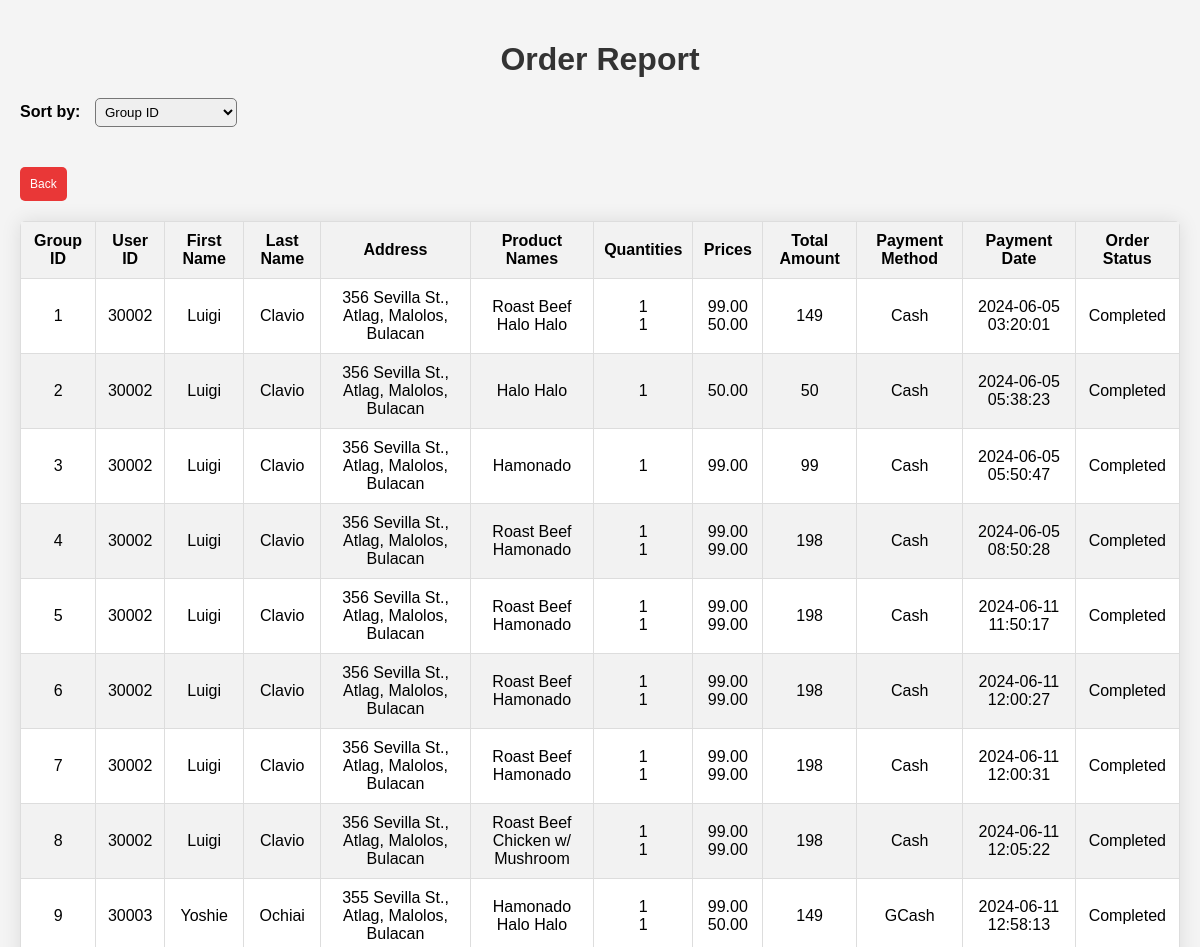
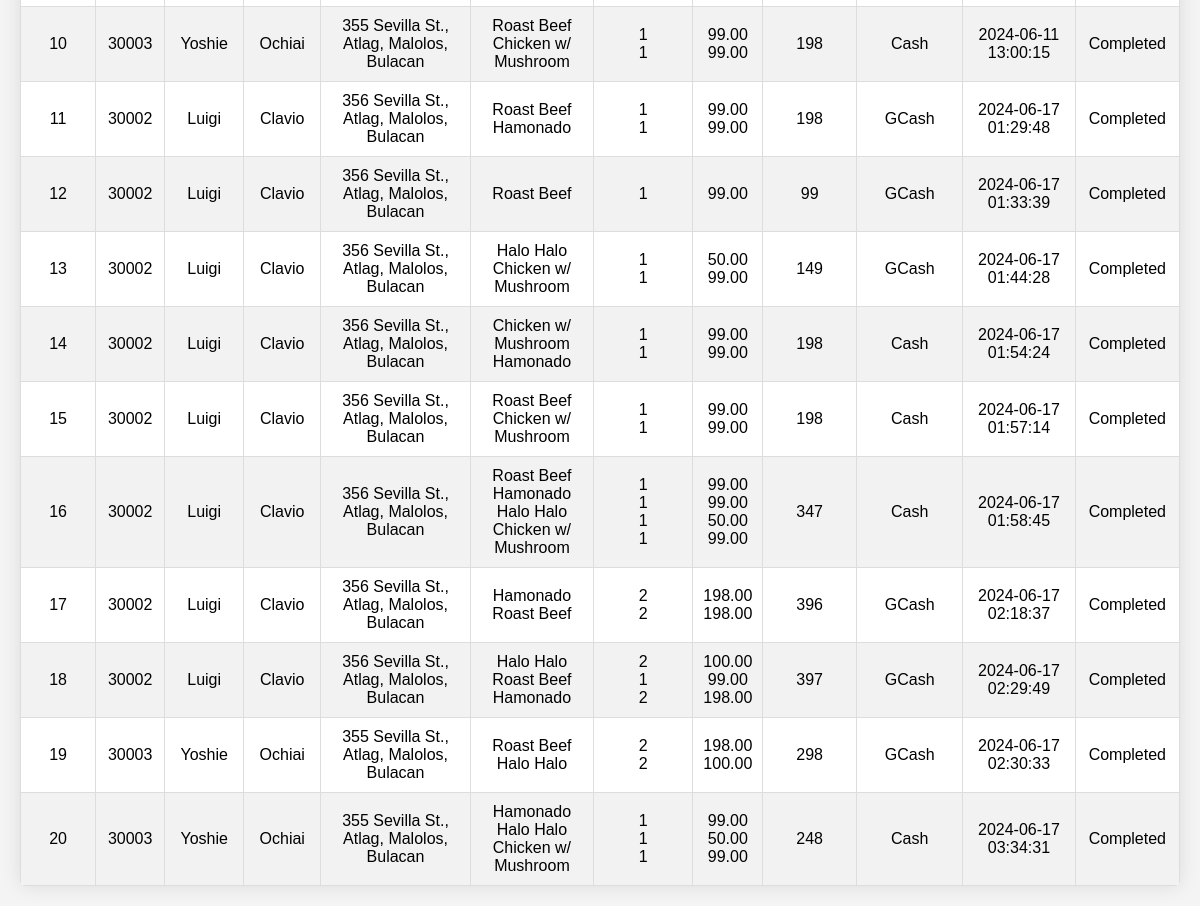
The app's page /adminOrderReport.php (signed in) with its own data (2 pictures, top to bottom).
### tables this page shows
CREATE TABLE `user` (
  `USER_ID` int(9) NOT NULL,
  `USER_FNAME` varchar(30) NOT NULL,
  `USER_LNAME` varchar(30) NOT NULL,
  `USER_EMAIL` varchar(30) NOT NULL,
  `USER_PASS` varchar(256) NOT NULL,
  `USER_ADDRESS` varchar(255) NOT NULL,
  `USER_PHONE` varchar(11) DEFAULT NULL,
  `USER_LEVEL` int(2) NOT NULL,
  `USER_DATETIME` timestamp NOT NULL DEFAULT current_timestamp() ON UPDATE current_timestamp()
);

### adminOrderReport.php (the view, shortened to what this page needs)
<?php
    require "amfcConx.php";
    $sort_option = isset($_GET['sort']) ? $_GET['sort'] : 'group_id';
    switch ($sort_option) {
        case 'group_id':
        default:
            $orderBy = "o.GROUP_ID";
            break;
    }
    $sql = "SELECT
                o.GROUP_ID,
                GROUP_CONCAT(o.ORDER_ID ORDER BY o.ORDER_ID SEPARATOR '<br>') AS ORDER_IDS,
                u.USER_ID,
                u.USER_FNAME,
                u.USER_LNAME,
                u.USER_ADDRESS,
                GROUP_CONCAT(p.PROD_NAME ORDER BY o.ORDER_ID SEPARATOR '<br>') AS PRODUCT_NAMES,
                GROUP_CONCAT(o.ORDER_QUANTITY ORDER BY o.ORDER_ID SEPARATOR '<br>') AS QUANTITIES,
                GROUP_CONCAT(o.ORDER_TOTALAMOUNT ORDER BY o.ORDER_ID SEPARATOR '<br>') AS PRICES,
                SUM(o.ORDER_TOTALAMOUNT) AS TOTAL_AMOUNT,
                o.ORDER_STATUS,
                pm.PAY_METHOD,
                pm.PAY_DATETIME
            FROM
                ORDERPROD o
            INNER JOIN
                USER u ON o.USER_ID = u.USER_ID
            INNER JOIN
                PRODUCT p ON o.PROD_ID = p.PROD_ID
            LEFT JOIN
                PAYMENT pm ON o.ORDER_ID = pm.ORDER_ID
            WHERE
                o.ORDER_STATUS = 1";
    $sql .= " GROUP BY
                o.GROUP_ID
            ORDER BY
                $orderBy";
    $stmt = $pdo->prepare($sql);
    $stmt->execute(isset($params) ? $params : null);
    $rows = $stmt->fetchAll(PDO::FETCH_ASSOC);
?>
<!DOCTYPE html>
<html lang="en">
<head>
</head>
<body>
    <h1>Order Report</h1>
    <form id="sortForm" method="GET" action="adminOrderReport.php">
        <label for="sort">Sort by:</label>
        <select name="sort" id="sort">
            <option value="group_id" <?php echo $sort_option == 'group_id' ? 'selected' : ''; ?>>Group ID</option>
        </select>
    </form>
    <a href="adminGenerateReport.php" class="back-button">Back</a>
    <table>
        <thead>
            <tr>
                <th>Group ID</th>
                <th>User ID</th>
                <th>First Name</th>
                <th>Last Name</th>
                <th>Address</th>
                <th>Product Names</th>
                <th>Quantities</th>
                <th>Prices</th>
                <th>Total Amount</th>
                <th>Payment Method</th>
                <th>Payment Date</th>
                <th>Order Status</th>
            </tr>
        </thead>
        <tbody>
            <?php
                if ($rows) {
                    foreach ($rows as $row) {
                        echo "<tr>";
                        echo "<td>" . $row['GROUP_ID'] . "</td>";
                        echo "<td>" . $row['USER_ID'] . "</td>";
                        echo "<td>" . $row['USER_FNAME'] . "</td>";
                        echo "<td>" . $row['USER_LNAME'] . "</td>";
                        echo "<td>" . $row['USER_ADDRESS'] . "</td>";
                        echo "<td>" . $row['PRODUCT_NAMES'] . "</td>";
                        echo "<td>" . $row['QUANTITIES'] . "</td>";
                        echo "<td>" . $row['PRICES'] . "</td>";
                        echo "<td>" . $row['TOTAL_AMOUNT'] . "</td>";
                        $payment_method = $row['PAY_METHOD'] == 1 ? "Cash" : "GCash";
                        echo "<td>" . $payment_method . "</td>";
                        echo "<td>" . $row['PAY_DATETIME'] . "</td>";
                        $order_status = $row['ORDER_STATUS'] == 1 ? "Completed" : "Pending";
                        echo "<td>" . $order_status . "</td>";
                        echo "</tr>";
                    }
                } else {
                    echo "<tr><td colspan='12'>No orders found.</td></tr>";
                }
            ?>
        </tbody>
    </table>
</body>
</html>

### adminOrderReport.php (style rules this page uses)
body { font-family: Arial, sans-serif; background-color: #f4f4f4; margin: 0; padding: 20px; }
h1 { text-align: center; margin-bottom: 20px; color: #333; }
table { width: 100%; border-collapse: collapse; margin-top: 20px; background-color: #fff; border-radius: 5px; overflow: hidden; box-shadow: 0 0 20px rgba(0, 0, 0, 0.1); }
th, td { padding: 10px; border: 1px solid #ddd; text-align: center; }
th { background-color: #f2f2f2; font-weight: bold; }
tr:nth-child(even) { background-color: #f2f2f2; }
form { margin-bottom: 20px; }
label { font-weight: bold; margin-right: 10px; }
select { padding: 5px; border-radius: 5px; }
.back-button { margin-top: 20px; padding: 10px 10px; font-size: 12px; border: none; border-radius: 5px; background-color: #e93737; color: white; cursor: pointer; transition: background-color 0.3s ease; display: inline-block; text-decoration: none; }

### records on screen
user: GROUP_ID "1", USER_ID "30002", USER_FNAME "Luigi", USER_LNAME "Clavio", USER_ADDRESS "356 Sevilla St., Atlag, Malolos, Bulacan", PRODUCT_NAMES "Roast Beef Halo Halo", QUANTITIES "1 1", PRICES "99.00 50.00", TOTAL_AMOUNT "149", payment_method "Cash", PAY_DATETIME "2024-06-05 03:20:01", order_status "Completed", GROUP_ID "2", PRODUCT_NAMES "Halo Halo", QUANTITIES "1", PRICES "50.00", TOTAL_AMOUNT "50", PAY_DATETIME "2024-06-05 05:38:23", GROUP_ID "3", PRODUCT_NAMES "Hamonado", PRICES "99.00", TOTAL_AMOUNT "99", PAY_DATETIME "2024-06-05 05:50:47", GROUP_ID "4", PRODUCT_NAMES "Roast Beef Hamonado", PRICES "99.00 99.00", TOTAL_AMOUNT "198", PAY_DATETIME "2024-06-05 08:50:28", GROUP_ID "5", PAY_DATETIME "2024-06-11 11:50:17", GROUP_ID "6", PAY_DATETIME "2024-06-11 12:00:27", GROUP_ID "7", PAY_DATETIME "2024-06-11 12:00:31", GROUP_ID "8", PRODUCT_NAMES "Roast Beef Chicken w/ Mushroom", PAY_DATETIME "2024-06-11 12:05:22", GROUP_ID "11", payment_method "GCash", PAY_DATETIME "2024-06-17 01:29:48", GROUP_ID "12", PRODUCT_NAMES "Roast Beef", PAY_DATETIME "2024-06-17 01:33:39", GROUP_ID "13", PRODUCT_NAMES "Halo Halo Chicken w/ Mushroom", PRICES "50.00 99.00", PAY_DATETIME "2024-06-17 01:44:28", GROUP_ID "14", PRODUCT_NAMES "Chicken w/ Mushroom Hamonado", PAY_DATETIME "2024-06-17 01:54:24", GROUP_ID "15", PAY_DATETIME "2024-06-17 01:57:14", GROUP_ID "16", PRODUCT_NAMES "Roast Beef Hamonado Halo Halo Chicken w/ Mushroom", QUANTITIES "1 1 1 1", PRICES "99.00 99.00 50.00 99.00", TOTAL_AMOUNT "347", PAY_DATETIME "2024-06-17 01:58:45", GROUP_ID "17", PRODUCT_NAMES "Hamonado Roast Beef", QUANTITIES "2 2", PRICES "198.00 198.00", TOTAL_AMOUNT "396", PAY_DATETIME "2024-06-17 02:18:37", GROUP_ID "18", PRODUCT_NAMES "Halo Halo Roast Beef Hamonado", QUANTITIES "2 1 2", PRICES "100.00 99.00 198.00", TOTAL_AMOUNT "397", PAY_DATETIME "2024-06-17 02:29:49"
user: GROUP_ID "9", USER_ID "30003", USER_FNAME "Yoshie", USER_LNAME "Ochiai", USER_ADDRESS "355 Sevilla St., Atlag, Malolos, Bulacan", PRODUCT_NAMES "Hamonado Halo Halo", QUANTITIES "1 1", PRICES "99.00 50.00", TOTAL_AMOUNT "149", payment_method "GCash", PAY_DATETIME "2024-06-11 12:58:13", order_status "Completed", GROUP_ID "10", PRODUCT_NAMES "Roast Beef Chicken w/ Mushroom", PRICES "99.00 99.00", TOTAL_AMOUNT "198", payment_method "Cash", PAY_DATETIME "2024-06-11 13:00:15", GROUP_ID "19", PRODUCT_NAMES "Roast Beef Halo Halo", QUANTITIES "2 2", PRICES "198.00 100.00", TOTAL_AMOUNT "298", PAY_DATETIME "2024-06-17 02:30:33", GROUP_ID "20", PRODUCT_NAMES "Hamonado Halo Halo Chicken w/ Mushroom", QUANTITIES "1 1 1", PRICES "99.00 50.00 99.00", TOTAL_AMOUNT "248", PAY_DATETIME "2024-06-17 03:34:31"
